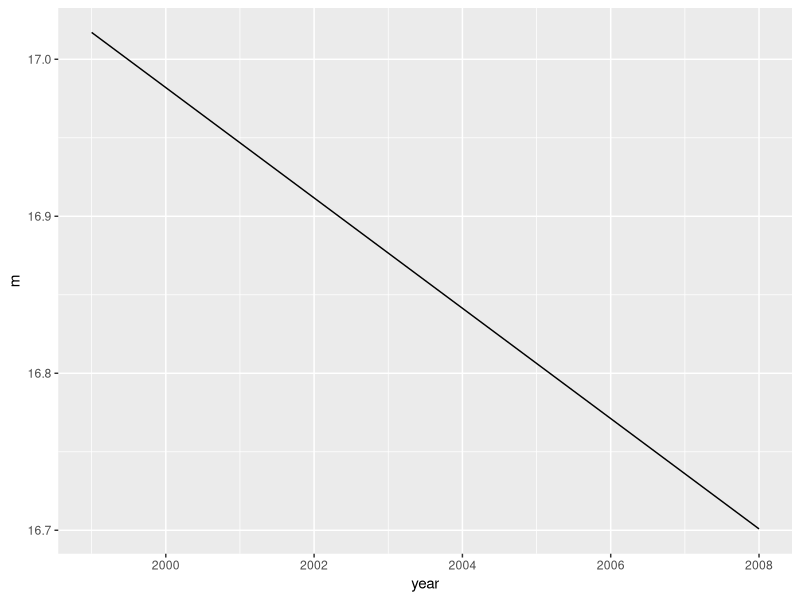
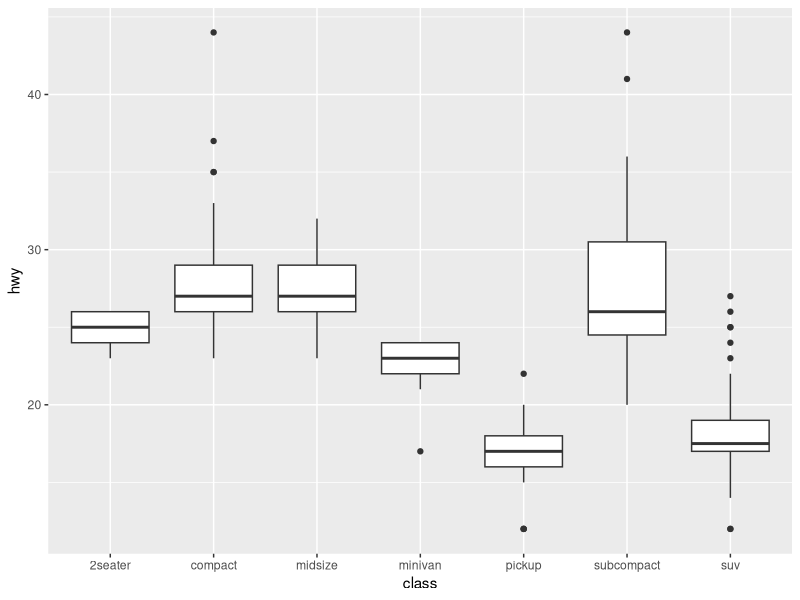
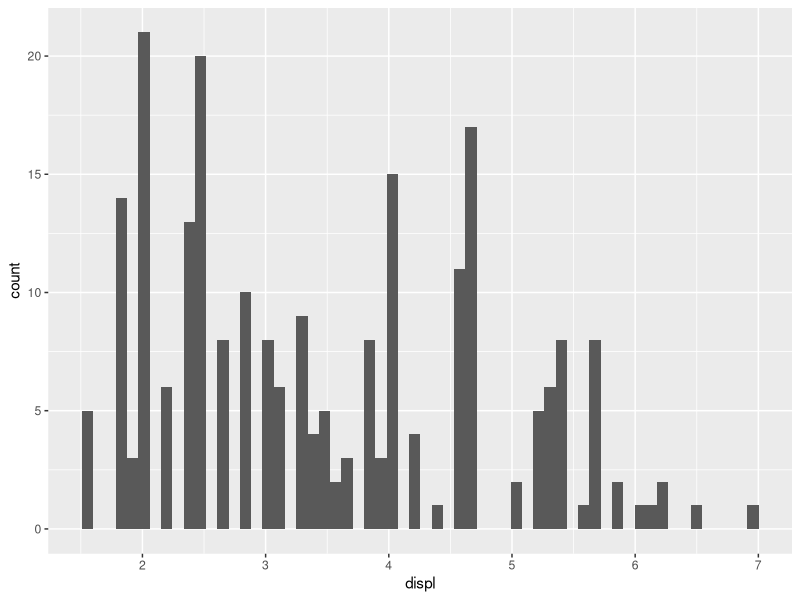
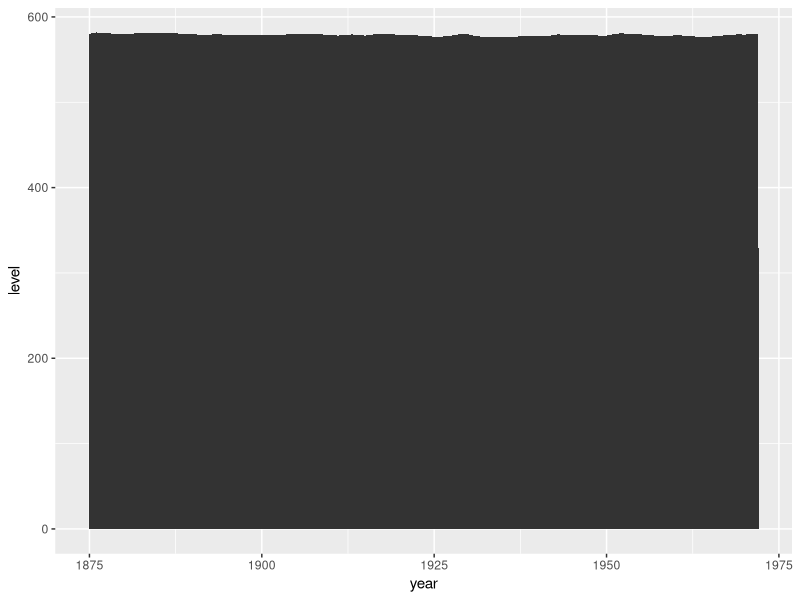
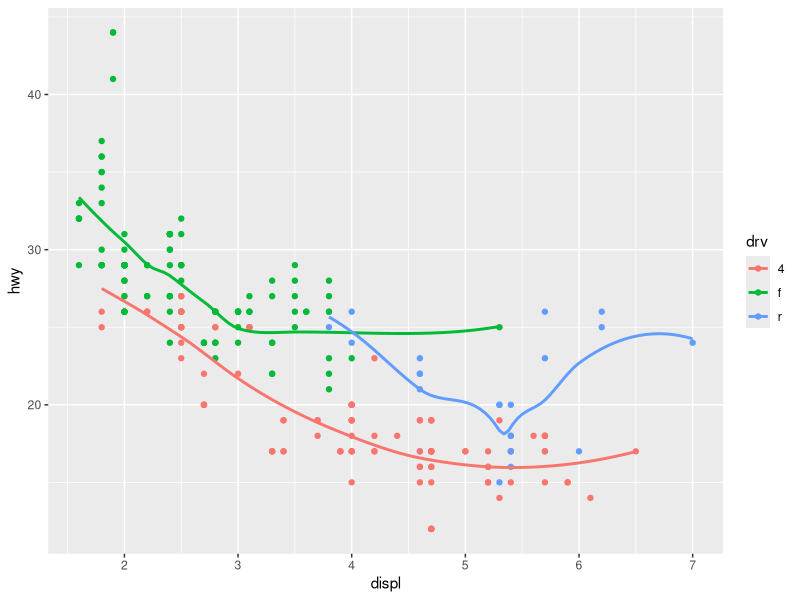
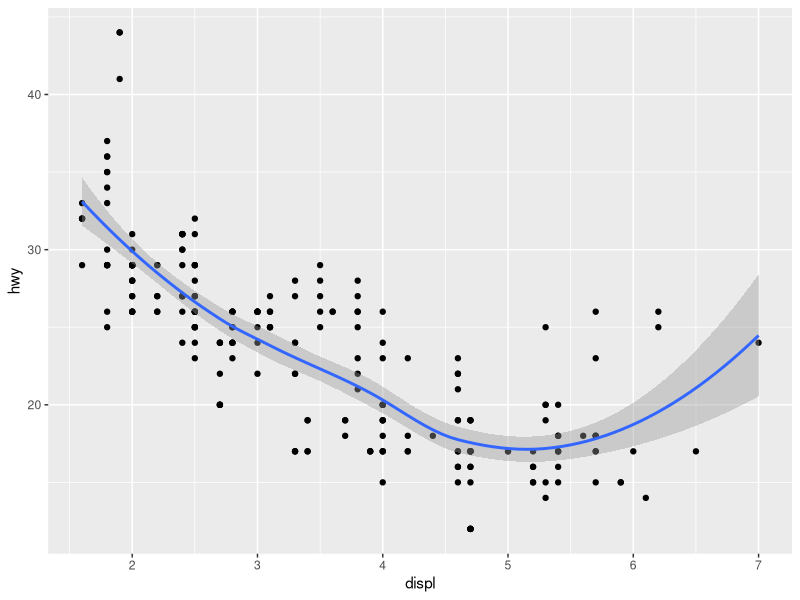
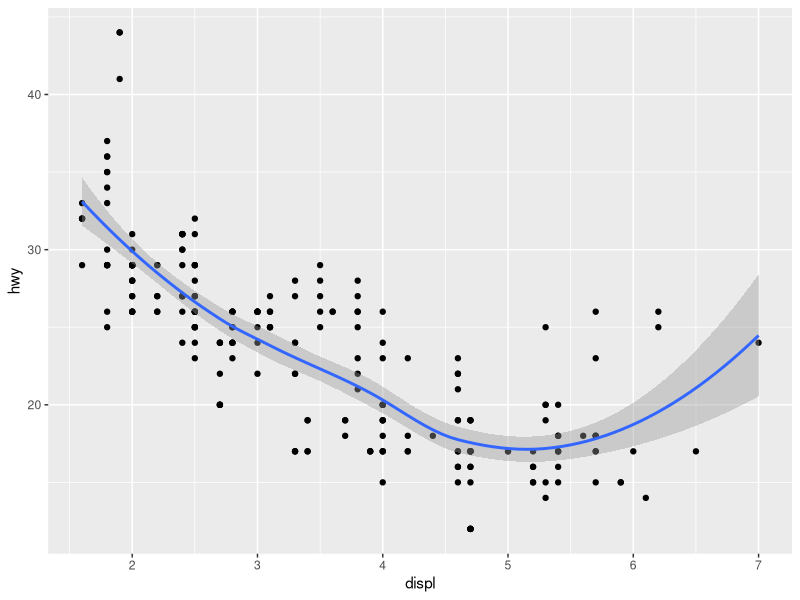
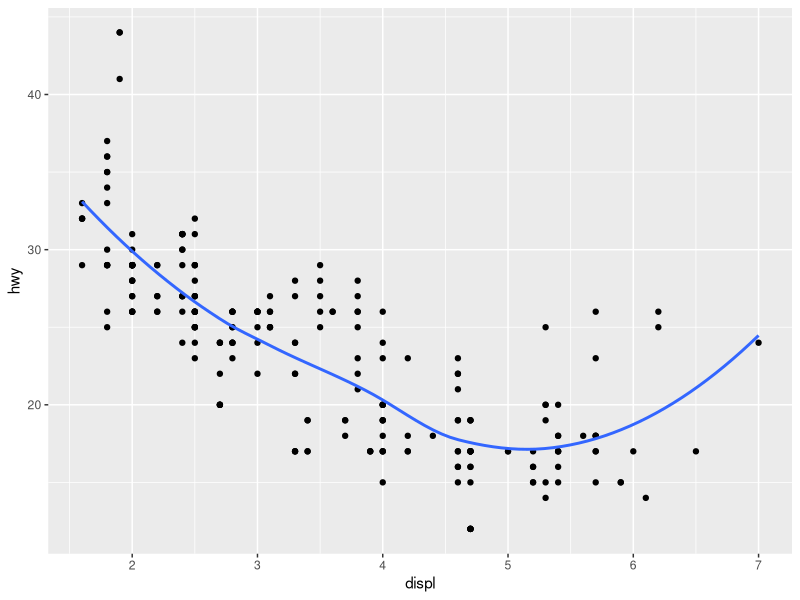

The R script that drew these images, in order: (Note: this script raises an error after producing the figures.)
## ---- chunk 1
knitr::opts_chunk$set(echo = TRUE)
library(tidyverse)
## ---- chunk 2
# Line chart
mpg %>%
  group_by(year) %>%
  summarise(m = mean(cty)) %>%
  ggplot(aes(year, m)) + 
  geom_line()

# Boxplot
ggplot(mpg, aes(class, hwy)) +
  geom_boxplot()

# Histogram
ggplot(mpg, aes(displ)) +
  geom_histogram(bins = 60)

# Area chart
huron <- data.frame(year = 1875:1972, level = as.vector(LakeHuron))
ggplot(huron, aes(year, level)) +
  geom_area()

## ---- chunk 3
ggplot(data = mpg, mapping = aes(x = displ, y = hwy, color = drv)) + 
  geom_point() + 
  geom_smooth(se = FALSE)
## ---- chunk 4
ggplot(data = mpg, mapping = aes(x = displ, y = hwy)) + 
  geom_point() + 
  geom_smooth()

ggplot() + 
  geom_point(data = mpg, mapping = aes(x = displ, y = hwy)) + 
  geom_smooth(data = mpg, mapping = aes(x = displ, y = hwy))
## ---- chunk 5
# 1st.
ggplot(mpg, aes(displ, hwy)) +
  geom_point() +
  geom_smooth(se = F)

ggplot(mpg, aes(displ, hwy)) +
  geom_point() +
  geom_smooth(aes(group = drv), se = F)

# 2nd.
ggplot(mpg, aes(displ, hwy, colour = drv)) +
  geom_smooth(se = F) +
  geom_point()

ggplot(mpg, aes(displ, hwy)) +
  geom_point(aes(colour = drv)) +
  geom_smooth(se = F)

# 3rd.
ggplot(mpg, aes(displ, hwy)) +
  geom_point(aes(colour = drv)) +
  geom_smooth(aes(linetype = drv), se = F)

# You can do this one by choosing a shape which has a border and simply colour
# the border with `colour` and the insides with `fill` (which is matched to drv).
# Then make the whole point a bit bigger with size
ggplot(mpg, aes(displ, hwy)) +
  geom_point(aes(fill = drv), shape = 21, stroke = 2, colour = "white", size = 3)
## ---- chunk 6
# Previous plot
ggplot(data = diamonds) + 
  stat_summary(
    mapping = aes(x = cut, y = depth),
    fun.ymin = min,
    fun.ymax = max,
    fun.y = median
  )
## ---- chunk 7
ggplot(diamonds) +
  geom_pointrange(aes(cut, depth, ymin = depth, ymax = depth))
## ---- chunk 8
# For example, plotting exactly x to y values.
aggregate.data.frame(diamonds$price, list(diamonds$cut), mean, na.rm = T) %>%
  print(.) %>%
  ggplot(aes(Group.1, x)) +
  geom_col()
## ---- chunk 9
ggplot(data = diamonds)
  geom_bar(mapping = aes(x = cut, y = ..prop..))

ggplot(data = diamonds) + 
  geom_bar(mapping = aes(x = cut, fill = color, y = ..prop..))

m <- ggplot(data = diamonds)
m + geom_bar(aes(cut, ..count../sum(..count..)))

diamonds %>%
  count(cut) %>%
  mutate(prop = n/sum(n)) %>%
  ggplot(aes(cut, prop)) + geom_bar(stat = "identity")

ggplot(diamonds, aes(cut)) + geom_bar(aes(y = ..count../sum(..count..)))

ggplot(diamonds, aes(cut)) + geom_bar(aes(y = ..prop.., group = 1))
## ---- chunk 10
ggplot(data = mpg, mapping = aes(x = cty, y = hwy)) + 
  geom_point()
## ---- chunk 11
ggplot(data = mpg, mapping = aes(x = cty, y = hwy)) + 
  geom_point() +
  geom_jitter()
## ---- chunk 12
ggplot(data = mpg, mapping = aes(x = cty, y = hwy)) + 
  geom_point() +
  geom_jitter(width = 5, height = 10)
## ---- chunk 13
ggplot(data = mpg, mapping = aes(x = cty, y = hwy)) + 
  geom_point() +
  geom_jitter()

ggplot(data = mpg, mapping = aes(x = cty, y = hwy)) + 
  geom_point() +
  geom_count()
## ---- chunk 14
ggplot(data = mpg, mapping = aes(x = class, y = displ)) + 
  geom_boxplot(aes(colour = drv))
## ---- chunk 15
p <- ggplot(mpg, aes(class, fill = as.factor(cyl))) +
  geom_bar()
p

p + coord_polar()
## ---- chunk 16
p + labs(title = "Hey, this is a title",
         x = "This is the X axis",
         y = "This is the Y axis",
         fill = "This is the fill")
## ---- chunk 17
nz <- map_data("nz")

nzmap <- ggplot(nz, aes(x = long, y = lat, group = group)) +
  geom_polygon(fill = "white", colour = "black")
nzmap + coord_map()
nzmap + coord_quickmap()
## ---- chunk 18
p <- ggplot(data = mpg, mapping = aes(x = cty, y = hwy)) +
  geom_point() + 
  geom_abline()
p
p + coord_fixed()
